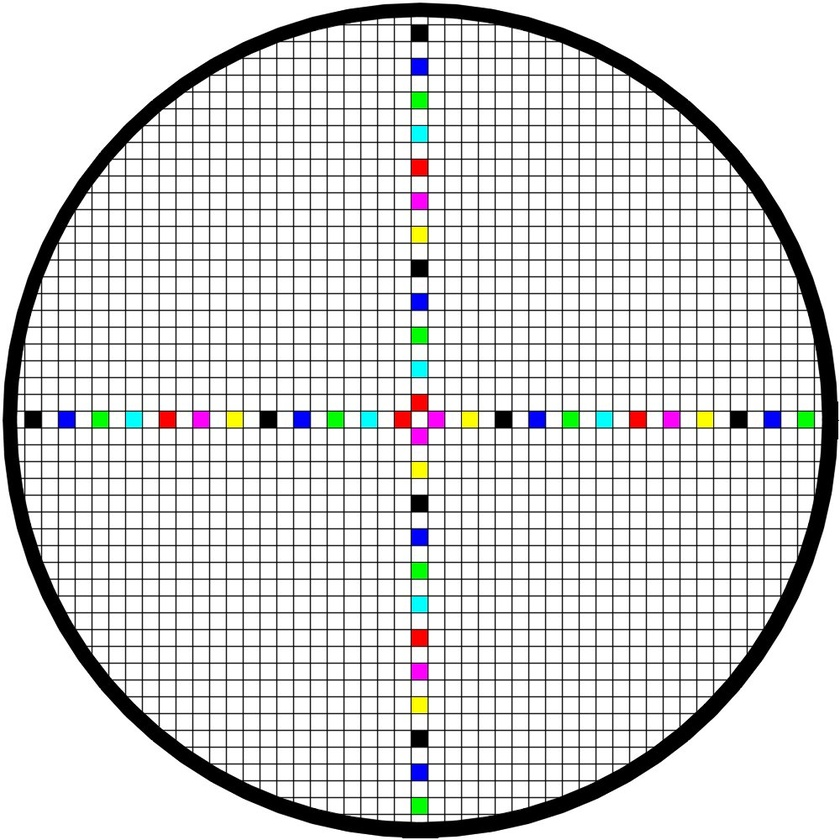
//> input picture color2dbarcodes/testimg/2Dempty.jpg, 840 x 840 px, shrunk from 1000 x 1000 before the run
$ ./main testimg/2Dempty.jpg   (built with g++ and OpenCV 4)
//> lines starting //> are read from the running program, lines starting //| are printed output that depends on the picture
#include <iostream>
#include <stdlib.h>
#include <opencv2/opencv.hpp>
#include <math.h>
#include "decoding.h"
#include <set>
#include <utility>

using namespace std;
using namespace cv;


#define Mpixel(image, x, y) ((uchar *)(((image).data)+(y)*((image).step)))[(x)]

#define MpixelB(image, x, y) ((uchar *)(((image).data)+(y)*((image).step)))[(x)*((image).channels())]
#define MpixelG(image, x, y) ((uchar *)(((image).data)+(y)*((image).step)))[(x)*((image).channels())+1]
#define MpixelR(image, x, y) ((uchar *)(((image).data)+(y)*((image).step)))[(x)*((image).channels())+2]


#define MASK (1<<5 | 1<<4 | 1<<3 | 1<<2 | 1<<1 | 1<<0)


struct s_block
{
    int b;
    int g;
    int r;
};

struct s_color
{
    bool r;
    bool g;
    bool b;
};

struct s_blockinfo
{
    int width;
    int height;
};

static s_color b_colors[24] = {{false, false, false},
                        {true, true, true},
                        {false, false, true},
                        {true, true, true},
                        {false, true, false},
                        {true, true, true},
                        {false, true, true},
                        {true, true, true},
                        {true, false, false},
                        {true, true, true},
                        {true, false, true},
                        {true, true, true},
                        {true, true, false},
                        {true, true, true},
                        {false, false, false},
                        {true, true, true},
                        {false, false, true},
                        {true, true, true},
                        {false, true, false},
                        {true, true, true},
                        {false, true, true},
                        {true, true, true},
                        {true, false, false},
                        {true, true, true}};

static int numofblockinrow[23] = {4, 8, 10, 12, 13,
                                15, 16, 17, 18, 18,
                                19, 20, 20, 21, 21,
                                22, 22, 22, 22, 23,
                                23, 23, 23};

int getCircle(Mat colorImg, Vec3i& ccl);
int getAngle(Mat colorImg);
void rotateCircle(Mat colorImg, Vec3i ccl, int angle, Mat& affineImg);
int getUprightDownAngle(Mat affineImg, Vec3i ccl);
void relocateCenterofCircle(Mat affineImg, Vec3i& ccl, s_blockinfo& block);
void findOffsetPattern(Mat affineImg, Vec3i ccl, int* offset, int length, s_blockinfo block);
vector<char> translate(Mat affineImg, Vec3i ccl, int* offest, int length);
char decode(Mat affineImg, Point pt1, Point pt2);


void printpoint(Mat colorImg, Point pt)
{

    MpixelR(colorImg, pt.x, pt.y) = 255;
    MpixelG(colorImg, pt.x, pt.y) = 0;
    MpixelB(colorImg, pt.x, pt.y) = 0;

    //cout<<"pt=("<<pt.x<<", "<<pt.y<<")"<<endl;
}

int main(int argc, char** argv)
{
    if (argc != 2)
    {
        printf("needs an image\n");
        exit(0);
    }

    /*  read an image */
    Mat colorImg = imread(argv[1], 1);
//> colorImg is the input picture: 840 rows x 840 cols, CV_8UC3; mean B, G, R 213.7, 213.8, 213.6
    if( colorImg.empty() )
    {
        printf(" fail to read image \n");
        exit(0);
    }

    /*  find a circle */
    Vec3i biggest_circle;
    int ret = getCircle(colorImg, biggest_circle);
    if(ret < 0)
    {
        cout<<"can't recognize the circle !!!!!"<<endl;
        exit(0);
    }

    //circle(colorImg, Point(biggest_circle[0], biggest_circle[1]), biggest_circle[2], Scalar(0, 0, 255), 5, 8);

    namedWindow("original", WINDOW_AUTOSIZE );
    imshow("original", colorImg);

    /* get the angle */
    int angle= getAngle(colorImg);
    cout<<"first angle is "<<angle<<endl;
    /* rotate the circle according to the theta */
    Mat affineImg;
    rotateCircle(colorImg, biggest_circle, angle, affineImg);


    namedWindow("first rotation", WINDOW_AUTOSIZE );
    imshow("first rotation", affineImg);


    /* detemine whether the circle is upright */
    angle = getUprightDownAngle(affineImg, biggest_circle);
    cout<<"second angle is "<<angle<<endl;

    /* rotate circle in second time */
    rotateCircle(affineImg, biggest_circle, angle, affineImg);


    /* align the center of the circle */
    s_blockinfo blockinfo = {0 , 0};
    relocateCenterofCircle(affineImg, biggest_circle, blockinfo);
    printpoint(affineImg, Point(biggest_circle[0], biggest_circle[1]));

    /* find a pattern */
    int offset[23] = {0};
    findOffsetPattern(affineImg, biggest_circle, offset, 23, blockinfo);

    /* find the blocks contains the valid information  */
    vector<char> text = translate(affineImg, biggest_circle, offset, 23);


    /* print text*/
    for(std::vector<char>::iterator it=text.begin(); it!=text.end(); it++)
    {
        cout<<*it;
    }
    cout<<endl;
    namedWindow("image", WINDOW_AUTOSIZE );
    imshow("image", affineImg);

    waitKey(0);
    return 0;
}

/************************************************************************
*
* Function Description: get a circle
* Parameter Description:
* * coloImg : input image
* * ccl: output biggest circle
*
*************************************************************************/
int getCircle(Mat colorImg, Vec3i& ccl)
{
    Mat greyImg;
    cvtColor(colorImg, greyImg, CV_RGB2GRAY);

    //medianBlur(greyImg, greyImg, 7);
    GaussianBlur(greyImg, greyImg, cv::Size(9, 9), 3, 3);
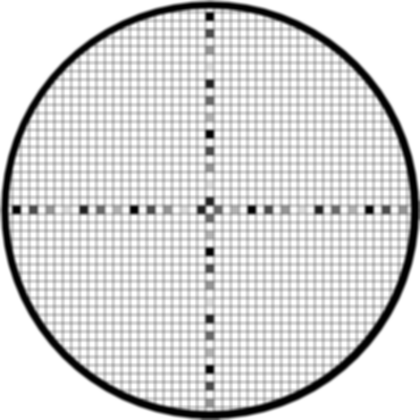
//> greyImg: 840 rows x 840 cols, CV_8UC1 (shown at 1/2 size); min 0, max 255, mean 213.7

    vector<Vec3f> circles;
    HoughCircles(greyImg, circles, CV_HOUGH_GRADIENT, 1, greyImg.rows/8, 200, 100, greyImg.rows/8, 0);
//> circles = 1 circle (x, y, radius): [419.5, 419.5, 417.3]
    if(circles.size() < 1)
    {
        return -1;
    }
    int circle_index = 0;
    int radius = 0;
    for( size_t i =0; i< circles.size(); i++)
    {
        Vec3i c = circles[i];
        if(i == 0 || c[2]>radius)
        {
            circle_index = i;
            radius = c[2];

        }
        //circle(colorImg, Point(c[0], c[1]), c[2], Scalar(0, 0, 255), 5, 8);
    }
//> this loop made 1 pass
//> (c, radius) on pass 1: ([420, 420, 417], 417)
//> after the loop, circle_index = 0; radius = 417
    ccl = circles[circle_index];
//> ccl = [420, 420, 417]
//> in main, `int ret = getCircle(colorImg, biggest_circle);`: ret = 1
    // [10 lines of commented-out code are left out]
    return 1;
}


/************************************************************************
*
* Function Description: get the aligned angle
* Parameter Description:
* * coloImg : input image
* * return value: angle
*
*************************************************************************/
int getAngle(Mat colorImg)
{
    float angle = 0;
    Mat srcimgforline, dstimageforline, colorimgforline;
    srcimgforline = colorImg.clone();

    Canny( srcimgforline, dstimageforline, 50, 200, 3 );
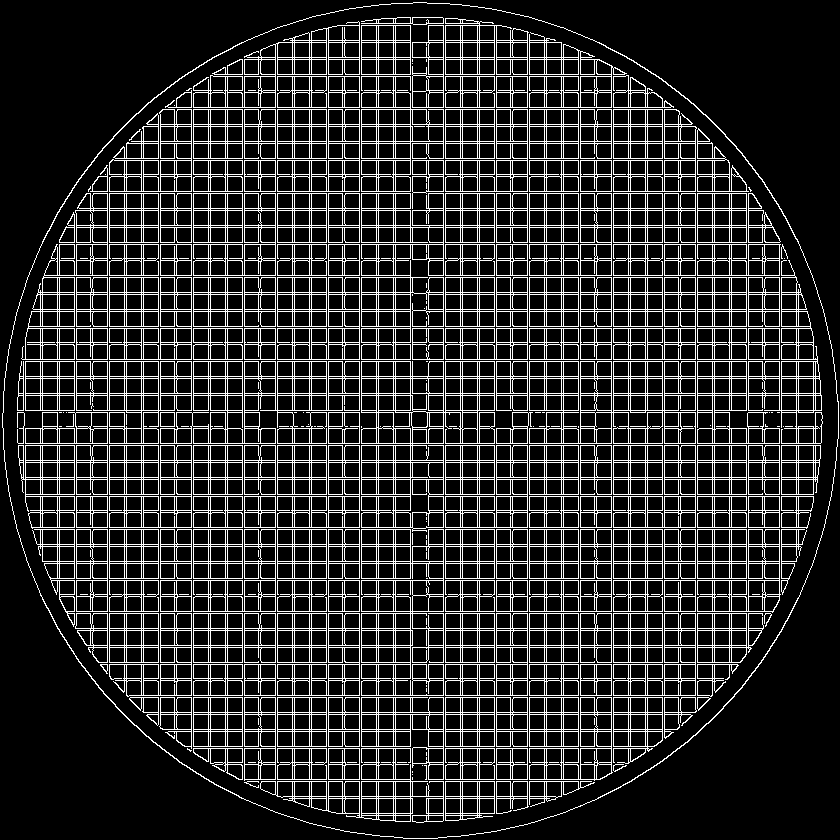
//> dstimageforline: 840 rows x 840 cols, CV_8UC1; 16.1% white in thin lines or dots
    cvtColor( dstimageforline, colorimgforline, CV_GRAY2BGR );
//> colorimgforline: 840 rows x 840 cols, CV_8UC3; 16.1% white in thin lines or dots

    vector<Vec4i> lines;
    HoughLinesP( dstimageforline, lines, 1, CV_PI/180, 100, 200, 100 );
//> lines = 188 lines (x1, y1, x2, y2), first 8: [3, 395, 837, 395], [529, 823, 529, 17], [460, 836, 460, 4], [328, 827, 328, 13], [5, 376, 835, 376], [7, 359, 833, 359], [7, 361, 833, 361], [4, 460, 836, 460]
    for( size_t i = 0; i < lines.size(); i++ )
    {
        float x = lines[i][2] - lines[i][0];
        float y = lines[i][3] - lines[i][1];
        angle = round(atan2(y, x) * 180 / CV_PI);
        //line( colorimgforline, Point(lines[i][0], lines[i][1]),
        //    Point(lines[i][2], lines[i][3]), Scalar(0,0,255), 1, 8 );
        break;
    }
//> this loop made 1 pass
//> (x, y, angle) on pass 1: (834, 0, 0)
//> in main, `int angle= getAngle(colorImg);`: angle = 0
//| first angle is 0

    return angle;
}

/************************************************************************
*
* Function Description: rotate circle
* Parameter Description:
* * coloImg : input image
* * center : the center of the circle
* * angle : the aligned angle
* * affineImg : output image
*
*************************************************************************/
void rotateCircle(Mat colorImg, Vec3i ccl, int angle, Mat& affineImg)
{
//> called with ccl = [420, 420, 417], angle = 0
    Point center = Point(ccl[0], ccl[1]);
//> center = Point(420, 420)
    cout<<"rotate cicle = "<<ccl[0]<<", "<<ccl[1]<<endl;
//| rotate cicle = 420, 420
    Mat rotmatrix = getRotationMatrix2D(Point(center.x, center.y), angle, 1);
//> rotmatrix = [[1, 0, 0], [0, 1, 0]]
    warpAffine(colorImg, affineImg, rotmatrix, colorImg.size());
}


/************************************************************************
*
* Function Description: get the angle which is upright down
* Parameter Description:
* * affineImg : input image
* * ccl : the biggest circle
* * return value : the angle which make circle upright
*
*************************************************************************/
int getUprightDownAngle(Mat affineImg, Vec3i ccl)
{
//> called with ccl = [420, 420, 417]
    int angle;
    Point center = Point(ccl[0], ccl[1]);
//> center = Point(420, 420)
    int radius = ccl[2];
//> radius = 417
    int offset = radius/23;
//> offset = 18

    s_color col_top, col_right, col_bottom, col_left;
    col_top.r = MpixelR(affineImg, center.x, center.y-offset)>180 ?true:false;
//> col_top.r = true
    col_top.g = MpixelG(affineImg, center.x, center.y-offset)>180 ?true:false;
//> col_top.g = false
    col_top.b = MpixelB(affineImg, center.x, center.y-offset)>180 ?true:false;
//> col_top.b = false
    //printpoint(affineImg, Point(center.x, center.y-offset));
    //cout<<"top is "<<col_top.r<<", "<< col_top.g <<", "<<col_top.b<<endl;


    col_right.r = MpixelR(affineImg, center.x+offset, center.y)>180 ?true:false;
    col_right.g = MpixelG(affineImg, center.x+offset, center.y)>180 ?true:false;
    col_right.b = MpixelB(affineImg, center.x+offset, center.y)>180 ?true:false;
//> col_right.b = true
    //printpoint(affineImg, Point(center.x+offset, center.y));
    //cout<<"right is "<<col_right.r<<", "<< col_right.g <<", "<<col_right.b<<endl;

    col_bottom.r = MpixelR(affineImg, center.x, center.y+offset)>180 ?true:false;
    col_bottom.g = MpixelG(affineImg, center.x, center.y+offset)>180 ?true:false;
    col_bottom.b = MpixelB(affineImg, center.x, center.y+offset)>180 ?true:false;
    //printpoint(affineImg, Point(center.x, center.y+offset));
    //cout<<"bottom is "<<col_bottom.r<<", "<< col_bottom.g <<", "<<col_bottom.b<<endl;

    col_left.r = MpixelR(affineImg, center.x-offset, center.y)>180 ?true:false;
    col_left.g = MpixelG(affineImg, center.x-offset, center.y)>180 ?true:false;
    col_left.b = MpixelB(affineImg, center.x-offset, center.y)>180 ?true:false;
//> col_left.b = false
    //printpoint(affineImg, Point(center.x-offset, center.y));
    //cout<<"left is "<<col_left.r<<", "<< col_left.g <<", "<<col_left.b<<endl;

    //this is the correct pattern
    bool bTop = (col_top.r && !col_top.g && !col_top.b);
//> bTop = true
    bool bRight = (col_right.r && !col_right.g && col_right.b);
//> bRight = true
    bool bBottom = (col_bottom.r && !col_bottom.g && col_bottom.b);
//> bBottom = true
    bool bLeft = (col_left.r && !col_left.g && !col_left.b);
//> bLeft = true

    cout<<"------------->"<<bTop<<", "<<bRight<<", "<<bBottom<<", "<<bLeft<<endl;
//| ------------->1, 1, 1, 1
//| second angle is 0
//| rotate cicle = 420, 420

    if( bTop && !bRight && bBottom && !bLeft)
    {
        angle = 90;
    }
    else if( !bTop && !bRight && !bBottom && !bLeft )
    {
        angle = 180;
    }
    else if( !bTop && bRight && !bBottom && bLeft )
    {
        angle = 270;
    }
    else
    {
        angle = 0;
    }

    return angle;
}


/************************************************************************
*
* Function Description: relocate the center of the circle for finding a offset pattern more accurate
* Parameter Description:
* * affineImg : input image
* * ccl : the biggest circle
* * block : store the info of the block, like width and length
* * return value : the angle which make circle upright
*
*************************************************************************/
void relocateCenterofCircle(Mat affineImg, Vec3i& ccl, s_blockinfo& block)
{
    Point center = Point(ccl[0], ccl[1]);
//> center = Point(420, 420)
    int radius = ccl[2];
//> radius = 417

    int min_col = center.x-round(radius/23), max_col = center.x+round(radius/23);//center.x-30;
//> min_col = 402; max_col = 438
    int min_row = center.y-round(radius/23), max_row = center.y+round(radius/23);//center.y-30;
//> min_row = 402; max_row = 438

    int k, bleft=0, btop=0;
    int length_row = 0;
    int length_col = 0;
    for(k=min_col; k<max_col; k++) //calculate the numbers of blocks in horizotal direction
    {
        s_color color;
        color.r = MpixelR(affineImg, k, center.y)>180 ?true:false;
        color.g = MpixelG(affineImg, k, center.y)>180 ?true:false;
        color.b = MpixelB(affineImg, k, center.y)>180 ?true:false;

        if((color.r && color.g && color.b) )
        {
            if(length_col == 0)
            {
                bleft = k;
            }
            length_col++;
        }
        else continue;

    }
//> this loop made 36 passes
//> after the loop, length_col = 15

    for(k=min_row; k<max_row; k++) //calculate the numbers of blocks in vertical direction
    {
        s_color color;
        color.r = MpixelR(affineImg, center.x, k)>180 ?true:false;
        color.g = MpixelG(affineImg, center.x, k)>180 ?true:false;
        color.b = MpixelB(affineImg, center.x, k)>180 ?true:false;

        if((color.r && color.g && color.b))
        {
            if(length_row == 0)
            {
                btop = k;
            }
            length_row++;
        }
        else continue;

    }
//> after the loop, length_row = 15

    ccl[0] = bleft + round(length_col / 2.0)-1;
//> ccl = [419, 420, 417]
    ccl[1] = btop + round(length_row / 2.0)-1;
//> ccl = [419, 419, 417]
    block.width = length_col;
    block.height = length_row;
    //printpoint(affineImg, center);
}

/************************************************************************
*
* Function Description: relocate the center of the circle for finding a offset pattern more accurate
* Parameter Description:
* * affineImg : input image
* * ccl : the biggest circle
* * offset : output value, offset pattern, very important
* * length : the size of the array offset
* * block : store the info of the block, like width and length
*
*************************************************************************/
void findOffsetPattern(Mat affineImg, Vec3i ccl, int* offset, int length, s_blockinfo block)
{
//> called with ccl = [419, 419, 417], length = 23
    Point center = Point(ccl[0], ccl[1]);
//> center = Point(419, 419)
    int radius = ccl[2];
//> radius = 417

    int irow;
    for(irow=0; irow<length; irow++)
    {
        offset[irow] = block.height+2;

    }

    Point tmpCenter;
    int tmpoffset[5] = {0, -2, 2, -1, 1};
    for(irow=0; irow<length; irow++)
    {
        if(irow != 0)
        {
            offset[irow] =  offset[irow] + offset[irow-1];
        }
        tmpCenter = Point(center.x, center.y-offset[irow]);
        bool bflag = true;
        int j=0;
        for(j=0; j<5; j++)
        {
            bool br = MpixelR(affineImg, tmpCenter.x, tmpCenter.y + tmpoffset[j]) >= 180 ? true: false;
            bool bg = MpixelG(affineImg, tmpCenter.x, tmpCenter.y + tmpoffset[j]) >= 180 ? true: false;
            bool bb = MpixelB(affineImg, tmpCenter.x, tmpCenter.y + tmpoffset[j]) >= 180 ? true: false;

            if(!(br == b_colors[22-irow].r && bg == b_colors[22-irow].g && bb == b_colors[22-irow].b))
            {
                if(j == 3 && !bflag)
                {
                    offset[irow] = offset[irow] - block.height/2;
                    break;
                }
                else if(j == 4 && !bflag)
                {
                    offset[irow] = offset[irow] + block.height/2;
                    break;
                }
                else if(j == 1)
                {
                    offset[irow] = offset[irow] - block.height/2;
                    break;
                }
                else if(j == 2 )
                {
                    offset[irow] = offset[irow] + block.height/2;
                    break;
                }
                else
                {
                    bflag = false;
                }
            }

        }
        printpoint(affineImg, tmpCenter);
    }
//> this loop made 23 passes
//> tmpCenter on passes 1 to 8: Point(419, 402), Point(419, 385), Point(419, 368), Point(419, 351), Point(419, 334), Point(419, 317), Point(419, 300), Point(419, 283)
//> affineImg: 840 rows x 840 cols, CV_8UC3; mean B, G, R 213.7, 213.8, 213.6
//> in main, `findOffsetPattern(affineImg, biggest_circle, offset, 23, blockinfo);`: offset = 23 values from 17 to 391

}

/************************************************************************
*
* Function Description: translate the 2dbarcode
* Parameter Description:
* * affineImg : input image
* * ccl : the biggest circle
* * offset : output value, offset pattern, very important
* * length : the size of the array offset
* * return value : decoded text
*
*************************************************************************/
vector<char> translate(Mat affineImg, Vec3i ccl, int* offset, int length)
{
//> called with ccl = [419, 419, 417], length = 23
    vector<char> txt;

    Point center = Point(ccl[0], ccl[1]);
//> center = Point(419, 419)
    int radius = ccl[2];
//> radius = 417

    int irow=0;
    for(irow=length-1; irow>=0; irow--)
    {

        Point pt1, pt2;
        int blockNum = numofblockinrow[(length-1)-irow];
        int counter = blockNum * 2;  // the number of iterating block
        bool stay_left_area = true; // the current area of iterating block, true:left area, false: right area
        int icol = blockNum-1;  // the start position for reading

        do
        {
            if(icol==0)
            {
                if(blockNum%2==1)
                {
                    pt1 = Point(center.x-offset[icol], center.y-offset[irow]);
                    pt2 = Point(center.x+offset[icol], center.y-offset[irow]);
                    txt.push_back(decode(affineImg, pt1, pt2));
                    counter -= 2;
                    icol += 2;
                }
                else
                {
                    icol = 1; //if the blockNum is even, read right area from index icol-1
                }
                stay_left_area = false;
                continue;
            }
            if(stay_left_area)
            {
                pt1 = Point(center.x-offset[icol], center.y-offset[irow]);
                pt2 = Point(center.x-offset[icol-1], center.y-offset[irow]);
                txt.push_back(decode(affineImg, pt1, pt2));
                counter -= 2;
                if((blockNum%2==0) && icol ==1)
                {
                    icol = 0;
                    continue;
                }
                icol -= 2;

            }
            else
            {
                pt1 = Point(center.x+offset[icol-1], center.y-offset[irow]);
                pt2 = Point(center.x+offset[icol], center.y-offset[irow]);
                txt.push_back(decode(affineImg, pt1, pt2));
                icol += 2;
                counter -= 2;
            }

        }while(counter);
    }

    for(irow=0; irow<length; irow++)
    {
        Point pt1, pt2;
        int blockNum = numofblockinrow[(length-1)-irow];
        int counter = blockNum * 2;  // the number of iterating block
        bool stay_left_area = true; // the current area of iterating block, true:left area, false: right area
        int icol = blockNum-1;  // the start position for reading

        do
        {
            if(icol==0)
            {
                if(blockNum%2==1)
                {
                    pt1 = Point(center.x-offset[icol], center.y+offset[irow]);
                    pt2 = Point(center.x+offset[icol], center.y+offset[irow]);
                    txt.push_back(decode(affineImg, pt1, pt2));
                    counter -= 2;
                    icol += 2;
                }
                else
                {
                    icol = 1;
                }
                stay_left_area = false;
                continue;
            }
            if(stay_left_area)
            {
                pt1 = Point(center.x-offset[icol], center.y+offset[irow]);
                pt2 = Point(center.x-offset[icol-1], center.y+offset[irow]);
                txt.push_back(decode(affineImg, pt1, pt2));
                counter -= 2;
                if((blockNum%2==0) && icol ==1)
                {
                    icol = 0;
                    continue;
                }
                icol -= 2;
            }
            else
            {
                pt1 = Point(center.x+offset[icol-1], center.y+offset[irow]);
                pt2 = Point(center.x+offset[icol], center.y+offset[irow]);
                txt.push_back(decode(affineImg, pt1, pt2));
                icol += 2;
                counter -= 2;
            }

        }while(counter);
    }
    return txt;
}

/************************************************************************
*
* Function Description: decoding function
* Parameter Description:
* * affineImg : input image
* * pt1 : left pixel
* * pt2 : right pixel
* * return : decoded one char
*
*************************************************************************/
char decode(Mat affineImg, Point pt1, Point pt2)
{
    s_block b1, b2;
    b1.r = MpixelR(affineImg, pt1.x, pt1.y)>180 ?1:0;
    b1.g = MpixelG(affineImg, pt1.x, pt1.y)>180 ?1:0;
    b1.b = MpixelB(affineImg, pt1.x, pt1.y)>180 ?1:0;

    b2.r = MpixelR(affineImg, pt2.x, pt2.y)>180 ?1:0;
    b2.g = MpixelG(affineImg, pt2.x, pt2.y)>180 ?1:0;
    b2.b = MpixelB(affineImg, pt2.x, pt2.y)>180 ?1:0;

    int bb1 = (b1.r<<5 | b1.g << 4| b1.b<<3) & MASK;
    int bb2 = (b2.r<<2 | b2.g << 1| b2.b<<0) & MASK;

//> (the run ends here: the program needs code that is not available in this run, at `char x = encodingarray[bb1 | bb2];`)
